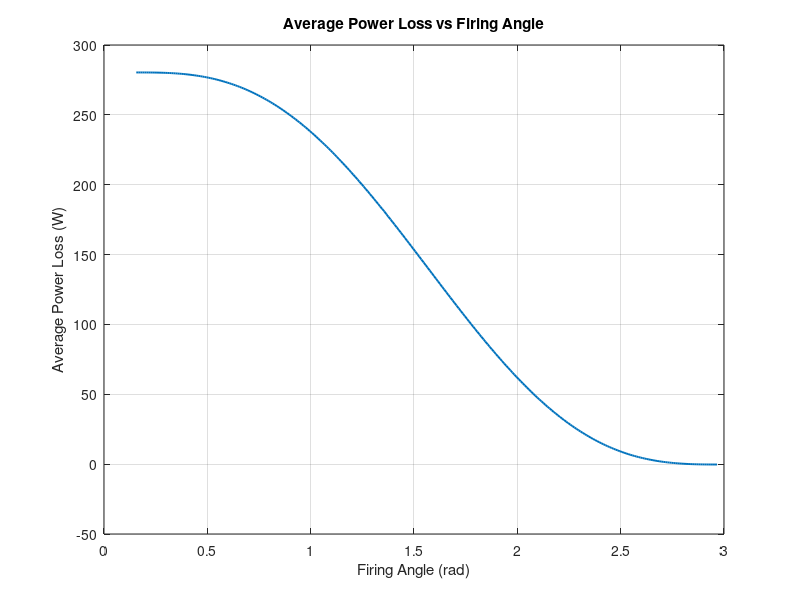

The MATLAB source for this figure:
function half_wave_rectifier()
    % HALF_WAVE_RECTIFIER_V2 MATLAB port of your Python script
    % Save this as half_wave_rectifier_v2.m and run `main`
    %
    % Author: converted from user's Python script

    % === USER PARAMETERS ===
    Vrms = 60;
    E = 12;
    esr = 4.256;
    capacity = 100;
    v_drop = 1.2;
    tr = 10e-6;        % rise time (s)
    tf = 5e-6;         % fall time (s)
    freq = 50;         % Hz
    ileak = 0.02;      % leakage current (A)

    Vm = sqrt(2) * Vrms;

    % compute alpha/beta using v_drop aware function
    [alpha1, beta] = find_range_of_alphas_and_beta_with_v_drop(E, v_drop, Vm);

    alphas = make_alpha_array(alpha1, beta, 0.01);

    x = linspace(0, 2*pi, 10000);

    % plots & calculations (uncomment what you want)
    plot_Vak_with_t(x, alpha1, beta, Vm, E, v_drop, tr, tf, freq);
    plot_i_with_t(x, alpha1, beta, Vm, E, esr, ileak, v_drop, tr, tf, freq);
    plot_power_loss_with_alpha(alphas, beta, Vm, E, esr, ileak, v_drop, tr, tf, freq);

    % example: compute Iavg array
    %[alphas_out, Iavg, Tchg] = time_of_charging(Vrms, E, esr, capacity, 0.01, true, true, 'linear', 0, 0.0);

end

%%%%%%%%%%%%%%%%%%%%%%%%%%%%%
% Utility / basic helpers
%%%%%%%%%%%%%%%%%%%%%%%%%%%%%

function t = norm_angle(theta)
    % Normalize angle to [0, 2*pi)
    t = mod(theta, 2*pi);
end

function [t1, t2] = find_range_of_alphas_and_beta(E, Vm)
    frac = E / Vm;
    if abs(frac) > 1
        error('|E/Vm| must be <= 1. Got %g', frac);
    end
    a = asin(frac);
    t1 = norm_angle(a);
    t2 = norm_angle(pi - a);
end

function [t1, t2] = find_range_of_alphas_and_beta_with_v_drop(E, v_drop, Vm)
    % uses E + v_drop in numerator as in your python version
    frac = (E + v_drop) / Vm;
    if abs(frac) > 1
        error('|(E+v_drop)/Vm| must be <= 1. Got %g', frac);
    end
    a = asin(frac);
    t1 = norm_angle(a);
    t2 = norm_angle(pi - a);
end

function arr = make_alpha_array(a1, a2, step)
    if step <= 0
        error('step must be positive');
    end
    if abs(a1 - a2) < 1e-12
        arr = a1;
        return;
    end
    two_pi = 2*pi;
    if a1 < a2
        arr = a1:step:(a2-step);
    else
        part1 = a1:step:(two_pi-step);
        part2 = 0:step:(a2-step);
        arr = [part1, part2];
    end
end

%%%%%%%%%%%%%%%%%%%%%%%%%%%%%
% Basic waveforms
%%%%%%%%%%%%%%%%%%%%%%%%%%%%%

function v = vs_t(x, Vm)
    v = Vm .* sin(x);
end

function I = i_t(x, alpha, beta, Vm, E, esr)
    if (x >= alpha) && (x <= beta)
        I = (Vm * sin(x) - E) / esr;
    else
        I = 0.0;
    end
end

function I = i_t_including_leakage_simplified(x, alpha, beta, Vm, E, esr, ileak, v_drop)
    % Here python used Vm*sin - E - v_drop in simplified version
    if (x >= alpha) && (x <= beta)
        I = (Vm * sin(x) - E - v_drop) / esr;
    else
        I = ileak;
    end
end

function p = line_from_points(x1, y1, x2, y2)
    m = (y2 - y1) / (x2 - x1);
    b = y1 - m * x1;
    p = [m, b];
end

%%%%%%%%%%%%%%%%%%%%%%%%%%%%%
% i(t) piecewise with leakage and switching slopes
%%%%%%%%%%%%%%%%%%%%%%%%%%%%%

function Iout = i_t_including_leakage(x, alpha, beta, Vm, E, esr, ileak, v_drop, tr, tf, freq)
    % Convert rise/fall times into angular widths
    omega = 2*pi*freq;
    d_theta_r = omega * tr;   % angle width for rise (after alpha)
    d_theta_f = omega * tf;   % angle width for fall (after beta)

    % natural conduction expression (mirrors simplified version)
    natural_I = i_t_including_leakage_simplified(x, alpha, beta, Vm, E, esr, ileak, v_drop);

    % Region 1: before alpha -> leakage
    if x < alpha
        Iout = ileak;
        return;
    end

    % Region 2: alpha -> alpha + d_theta_r : ramp from ileak to conduction
    if (x >= alpha) && (x < alpha + d_theta_r)
        target_angle = min(alpha + d_theta_r, beta); % avoid exceeding beta
        target_I = i_t_including_leakage_simplified(target_angle, alpha, beta, Vm, E, esr, ileak, v_drop);
        p = line_from_points(alpha, ileak, alpha + d_theta_r, target_I);
        Iout = p(1)*x + p(2);
        return;
    end

    % Region 3: conduction (natural current)
    if (x >= alpha + d_theta_r) && (x < beta)
        Iout = natural_I;
        return;
    end

    % Region 4: beta -> beta + d_theta_f : ramp from conduction back to leakage
    if (x >= beta) && (x < beta + d_theta_f)
        start_I = i_t_including_leakage_simplified(beta, alpha, beta, Vm, E, esr, ileak, v_drop);
        p = line_from_points(beta, start_I, beta + d_theta_f, ileak);
        Iout = p(1)*x + p(2);
        return;
    end

    % Region 5: after beta + d_theta_f -> leakage
    Iout = ileak;
end

%%%%%%%%%%%%%%%%%%%%%%%%%%%%%
% V_AK piecewise with switching slopes
%%%%%%%%%%%%%%%%%%%%%%%%%%%%%

function v = Vak_including_drop_simplified(x, alpha, beta, Vm, E, v_drop)
    if (x >= alpha) && (x <= beta)
        v = v_drop;
    else
        v = Vm * sin(x) - E;
    end
end

function v = Vak_including_drop(x, alpha, beta, Vm, E, v_drop, tr, tf, freq)
    omega = 2*pi*freq;
    d_theta_r = omega * tr;   % angle for rise (after beta)
    d_theta_f = omega * tf;   % angle for fall (after alpha)

    % Note: your last python version used (Vs - E - v_drop) as natural_v.
    % We'll replicate that to stay faithful:
    natural_v = vs_t(x, Vm) - E - v_drop;

    % Region 1: before alpha -> natural waveform
    if x < alpha
        v = natural_v;
        return;
    end

    % Region 2: alpha -> alpha + d_theta_f : linear fall to v_drop
    if (x >= alpha) && (x < alpha + d_theta_f)
        v_start = vs_t(alpha, Vm) - E;
        p = line_from_points(alpha, v_start, alpha + d_theta_f, v_drop);
        v = p(1)*x + p(2);
        return;
    end

    % Region 3: alpha + d_theta_f <= x < beta : constant v_drop
    if (x >= alpha + d_theta_f) && (x < beta)
        v = v_drop;
        return;
    end

    % Region 4: beta -> beta + d_theta_r : linear rise back to natural
    if (x >= beta) && (x < beta + d_theta_r)
        v_end = vs_t(beta + d_theta_r, Vm) - E;
        p = line_from_points(beta, v_drop, beta + d_theta_r, v_end);
        v = p(1)*x + p(2);
        return;
    end

    % Region 5: after beta + d_theta_r -> natural waveform
    v = natural_v;
end

%%%%%%%%%%%%%%%%%%%%%%%%%%%%%
% Plot functions
%%%%%%%%%%%%%%%%%%%%%%%%%%%%%

function plot_Vak_with_t_simplified(x, alpha, beta, Vm, E, v_drop)
    y = arrayfun(@(xi) Vak_including_drop_simplified(xi, alpha, beta, Vm, E, v_drop), x);
    plot(x, y, 'LineWidth', 1.4);
    xlabel('Angle (rad)'), ylabel('Vak (V)');
    title('Vak simplified');
    grid on;
end

function plot_Vak_with_t(x, alpha, beta, Vm, E, v_drop, tr, tf, freq)
    y = arrayfun(@(xi) Vak_including_drop(xi, alpha, beta, Vm, E, v_drop, tr, tf, freq), x);
    plot(x, y, 'LineWidth', 1.4);
    xlabel('Angle (rad)'), ylabel('Vak (V)');
    title('Vak with switching slopes');
    grid on;
end

function plot_i_with_t(x, alpha, beta, Vm, E, esr, ileak, v_drop, tr, tf, freq)
    y = arrayfun(@(xi) i_t_including_leakage(xi, alpha, beta, Vm, E, esr, ileak, v_drop, tr, tf, freq), x);
    plot(x, y, 'LineWidth', 1.4);
    xlabel('Angle (rad)'), ylabel('i(t) (A)');
    title('Current i vs Angle');
    grid on;
end

%%%%%%%%%%%%%%%%%%%%%%%%%%%%%
% Integration / RMS / power
%%%%%%%%%%%%%%%%%%%%%%%%%%%%%

function Iavg = compute_Iavg(Vm, E, esr, alpha, beta)
    f = @(x) i_t(x, alpha, beta, Vm, E, esr);
    % integrate over full cycle (function returns 0 outside conduction)
    res = integral(@(t) f(t), 0, 2*pi, 'ArrayValued', true);
    Iavg = res / (2*pi);
end

function Irms = compute_i_t_including_leakage_rms(alpha, beta, Vm, E, esr, ileak, v_drop, tr, tf, freq)
    f2 = @(x) (i_t_including_leakage(x, alpha, beta, Vm, E, esr, ileak, v_drop, tr, tf, freq)).^2;
    res = integral(@(t) f2(t), 0, 2*pi, 'ArrayValued', true);
    Irms = sqrt(res / (2*pi));
end

function p = compute_power_loss(x, alpha, beta, Vm, E, esr, ileak, v_drop, tr, tf, freq)
    Vak = Vak_including_drop(x, alpha, beta, Vm, E, v_drop, tr, tf, freq);
    i   = i_t_including_leakage(x, alpha, beta, Vm, E, esr, ileak, v_drop, tr, tf, freq);
    p = Vak .* i + esr .* (i.^2);
end

function Pavg = compute_average_power_loss(alpha, beta, Vm, E, esr, ileak, v_drop, tr, tf, freq)
    fun = @(x) compute_power_loss(x, alpha, beta, Vm, E, esr, ileak, v_drop, tr, tf, freq);
    res = integral(@(t) fun(t), 0, 2*pi, 'ArrayValued', true);
    Pavg = res / (2*pi);
end

function plot_power_loss_with_alpha(alpha_array, beta, Vm, E, esr, ileak, v_drop, tr, tf, freq)
    y = zeros(size(alpha_array));
    for k = 1:numel(alpha_array)
        alpha = alpha_array(k);
        % compute Irms (not used inside compute_average_power_loss, but kept for parity)
        Irms = compute_i_t_including_leakage_rms(alpha, beta, Vm, E, esr, ileak, v_drop, tr, tf, freq);
        y(k) = compute_average_power_loss(alpha, beta, Vm, E, esr, ileak, v_drop, tr, tf, freq);
    end
    plot(alpha_array, y, 'LineWidth', 1.4);
    xlabel('Firing Angle (rad)'), ylabel('Average Power Loss (W)');
    title('Average Power Loss vs Firing Angle');
    grid on;
end

function plot_power_loss_with_t(x, Vm, E, esr, ileak, tr, tf, freq, alpha, beta)
    y = arrayfun(@(xi) compute_power_loss(xi, alpha, beta, Vm, E, esr, ileak, 0, tr, tf, freq), x);
    plot(x, y, 'LineWidth', 1.4);
    xlabel('Angle (rad)'), ylabel('Power Loss (W)');
    title('Power Loss vs Angle');
    grid on;
end

%%%%%%%%%%%%%%%%%%%%%%%%%%%%%
% Time of charging
%%%%%%%%%%%%%%%%%%%%%%%%%%%%%

function [alphas, Iavg_arr, charging_time] = time_of_charging(Vrms, E, esr, C, step, degrees, showPlot, charging_time_scale, initial_soc, required_charging_time)
    if nargin < 5, step = 0.01; end
    if nargin < 6, degrees = true; end
    if nargin < 7, showPlot = true; end
    if nargin < 8, charging_time_scale = 'linear'; end
    if nargin < 9, initial_soc = 0.0; end
    if nargin < 10, required_charging_time = 0.0; end

    Vm = sqrt(2)*Vrms;
    [alpha1, beta] = find_range_of_alphas_and_beta(E, Vm);
    alphas = make_alpha_array(alpha1, beta, step);

    Iavg_arr = zeros(size(alphas));
    for k = 1:numel(alphas)
        Iavg_arr(k) = compute_Iavg(Vm, E, esr, alphas(k), beta);
    end

    % charging time C (Ah) / Iavg (A) -> hours? In your python you left as seconds, here we keep same units: C in Ah, I in A -> hours
    charging_time = nan(size(Iavg_arr));
    pos = Iavg_arr > 0;
    charging_time(pos) = C ./ Iavg_arr(pos);

    % Plot
    if degrees
        x = rad2deg(alphas);
        xlabelStr = 'Firing angle (deg)';
    else
        x = alphas;
        xlabelStr = 'Firing angle (rad)';
    end

    figure;
    yyaxis left;
    plot(x, Iavg_arr, '-o'); grid on;
    ylabel('Iavg (A)');

    yyaxis right;
    plot(x, charging_time, '-s');
    ylabel('Charging time (h)'); % interpreted as hours because C (Ah) / I (A) -> hours
    if ~strcmp(charging_time_scale, 'linear')
        set(gca, 'YScale', charging_time_scale);
    end

    xlabel(xlabelStr);
    title(sprintf('Iavg and charging time vs firing angle (Vrms=%g, E=%g, esr=%g, C=%gAh)', Vrms, E, esr, C));

    if required_charging_time > 0 && initial_soc > 0
        new_soc = (Iavg_arr * required_charging_time + (initial_soc/100.0).*C) ./ C;
        new_soc = new_soc * 100.0;
        new_soc = min(max(new_soc, 0), 100);

        figure;
        plot(x, new_soc, '-o'); grid on;
        xlabel(xlabelStr);
        ylabel('Final SOC (%)');
        title(sprintf('Final SOC vs Firing Angle (Init SOC=%g%%, Time=%gh)', initial_soc, required_charging_time));
    end
end
